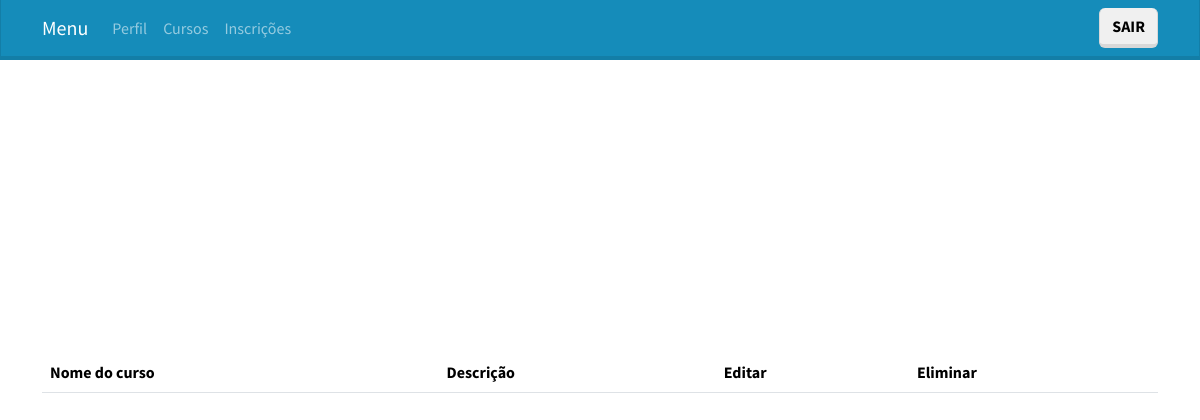
The app's page /paginas/inscricoes.php (signed in), older data.
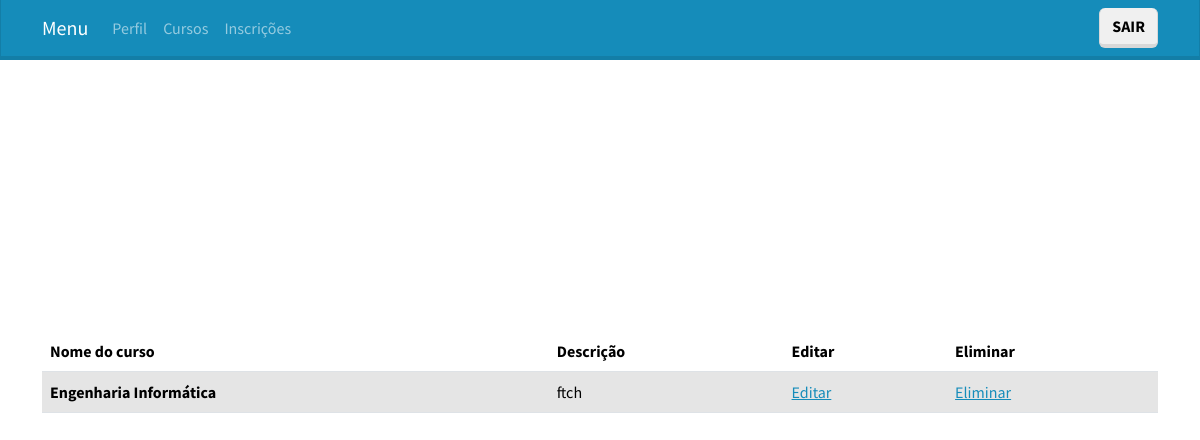
The same page, newer data.
### tables this page shows
CREATE TABLE `inscricao` (
  `id_utilizador` int(40) NOT NULL,
  `id_curso` int(40) NOT NULL,
  `descricao` varchar(200) NOT NULL,
  `estado` int(1) NOT NULL DEFAULT 0
);

CREATE TABLE `curso` (
  `id_curso` int(40) NOT NULL,
  `nome` varchar(100) NOT NULL,
  `descricao` varchar(100) NOT NULL,
  `vagas` int(40) NOT NULL,
  `vagas_preenchidas` int(40) NOT NULL,
  `data_inicio` date NOT NULL,
  `data_fim` date NOT NULL,
  `metodo_selecao` varchar(100) NOT NULL
);

### paginas/inscricoes.php (the view, shortened to what this page needs)
<!DOCTYPE html>
<?php include 'cabecalho.php'; include '../basedados/basedados.h';?>
<?php  $sql = "SELECT c.nome, i.descricao, i.id_curso
                FROM inscricao i INNER JOIN curso c
                ON i.id_curso = c.id_curso
                WHERE i.id_utilizador = '{$_SESSION['id_utilizador']}'";
        $result = mysqli_query($conn, $sql);?>
<?php if (!empty($_SESSION['tipo_utilizador']) && $_SESSION['tipo_utilizador'] == 1) : ?>
<html lang="pt">
<head>
    <link rel="stylesheet" href="bootstrap.css">
</head>
<body>
            <div class="container d-flex justify-content-center align-items-center" style="height: 80vh;">
                <table class="table table-hover">
                    <thead>
                        <tr>
                            <th scope="col">Nome do curso</th>
                            <th scope="col">Descrição</th>
                            <th scope="col">Editar</th>
                            <th scope="col">Eliminar</th>
                        </tr>
                    </thead>
                    <tbody>
                        <?php
                        while ($row = mysqli_fetch_assoc($result)) {
                            ?>
                            <tr class="table-active">
                                <th scope="row"><?php echo $row['nome']; ?></th>
                                <td><?php echo $row['descricao']; ?></td>
                                <td> <a href="editarInscricaoformulario.php?id=<?php echo $row['id_curso']; ?>">Editar</a></td>
                                <td> <a href="eliminarInscricaoformulario.php?id=<?php echo $row['id_curso']; ?>">Eliminar</a></td>
                            </tr>
                            <?php
                        }
                        ?>
                    </tbody>
                </table>
            </div>
        </body>
</html>
<?php else: header("Location:Erro.php");?>
<?php endif ?>

Row changes from the older to the newer data that the page shows:
added inscricao: id_curso.nome "Engenharia Informática", descricao "ftch"
